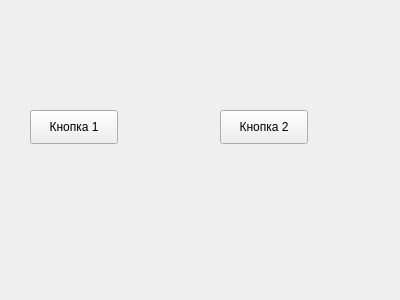
<?xml version="1.0" encoding="UTF-8"?>
<ui version="4.0">
 <class>MainWindow</class>
 <widget class="QMainWindow" name="MainWindow">
  <property name="geometry">
   <rect>
    <x>0</x>
    <y>0</y>
    <width>400</width>
    <height>300</height>
   </rect>
  </property>
  <property name="windowTitle">
   <string>Лабораторная работа 1: Главное окно</string>
  </property>
  <widget class="QWidget" name="centralWidget">
   <widget class="QPushButton" name="pushButton">
    <property name="geometry">
     <rect>
      <x>30</x>
      <y>110</y>
      <width>88</width>
      <height>34</height>
     </rect>
    </property>
    <property name="text">
     <string>Кнопка 1</string>
    </property>
   </widget>
   <widget class="QPushButton" name="pushButton_2">
    <property name="geometry">
     <rect>
      <x>220</x>
      <y>110</y>
      <width>88</width>
      <height>34</height>
     </rect>
    </property>
    <property name="text">
     <string>Кнопка 2</string>
    </property>
   </widget>
  </widget>
 </widget>
 <layoutdefault spacing="6" margin="11"/>
 <resources/>
 <connections/>
</ui>
